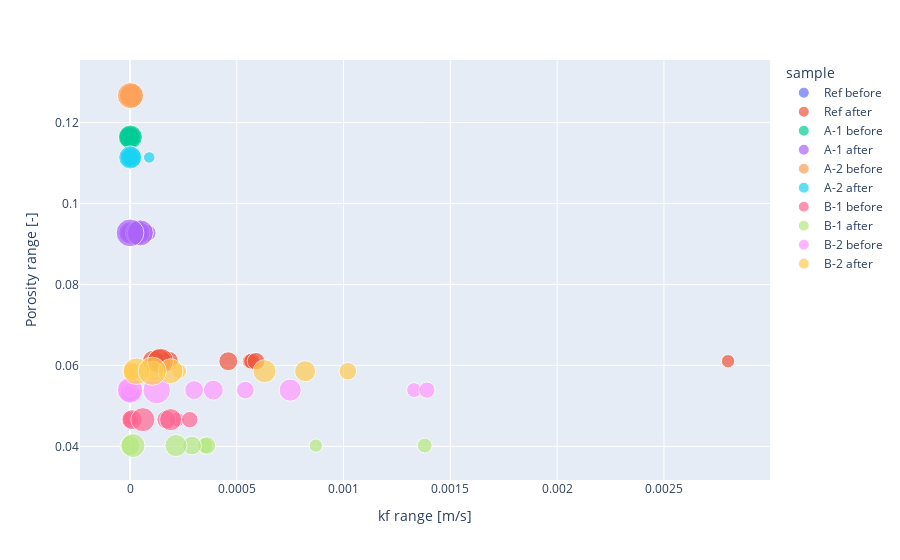

Notebook cell for this chart:
### Code cell
fig = px.scatter(df, 
           x='kf_range',
           y='porosity_range', 
           color='sample', 
           size='depth')

fig.update_layout(yaxis_title='Porosity range [-]',
                  xaxis_title='kf range [m/s]')

### Figure 1 — Plotly figure (JSON) as saved in the notebook; plotly's stock layout.template omitted (floating-point values rounded to 4 significant figures)
{"data": [{"hovertemplate": "sample=Ref before<br>kf_range=%{x}<br>porosity_range=%{y}<br>depth=%{marker.size}<extra></extra>", "legendgroup": "Ref before", "marker": {"color": "#636efa", "size": [0.12, 0.15, 0.18, 0.27], "sizemode": "area", "sizeref": 0.00135, "symbol": "circle"}, "mode": "markers", "name": "Ref before", "orientation": "v", "showlegend": true, "type": "scatter", "x": [1.7e-05, 0, 0, 2.3e-07], "xaxis": "x", "y": [0.05308, 0.05308, 0.05308, 0.05308], "yaxis": "y"}, {"hovertemplate": "sample=Ref after<br>kf_range=%{x}<br>porosity_range=%{y}<br>depth=%{marker.size}<extra></extra>", "legendgroup": "Ref after", "marker": {"color": "#EF553B", "size": [0.12, 0.15, 0.18, 0.21, 0.24, 0.27, 0.33, 0.39, 0.45], "sizemode": "area", "sizeref": 0.00135, "symbol": "circle"}, "mode": "markers", "name": "Ref after", "orientation": "v", "showlegend": true, "type": "scatter", "x": [0.0028, 0.00056, 0.00057, 0.00059, 0.00046, 0.00018, 0.00011, 0.000137, 0.000143], "xaxis": "x", "y": [0.06103, 0.06103, 0.06103, 0.06103, 0.06103, 0.06103, 0.06103, 0.06103, 0.06103], "yaxis": "y"}, {"hovertemplate": "sample=A-1 before<br>kf_range=%{x}<br>porosity_range=%{y}<br>depth=%{marker.size}<extra></extra>", "legendgroup": "A-1 before", "marker": {"color": "#00cc96", "size": [0.12, 0.15, 0.18, 0.24, 0.27, 0.33, 0.39], "sizemode": "area", "sizeref": 0.00135, "symbol": "circle"}, "mode": "markers", "name": "A-1 before", "orientation": "v", "showlegend": true, "type": "scatter", "x": [9.9e-06, 2.3e-05, 0, 2e-06, 1e-07, 2.2e-07, 1.7e-06], "xaxis": "x", "y": [0.1164, 0.1164, 0.1164, 0.1164, 0.1164, 0.1164, 0.1164], "yaxis": "y"}, {"hovertemplate": "sample=A-1 after<br>kf_range=%{x}<br>porosity_range=%{y}<br>depth=%{marker.size}<extra></extra>", "legendgroup": "A-1 after", "marker": {"color": "#ab63fa", "size": [0.16, 0.19, 0.22, 0.25, 0.28, 0.34, 0.4, 0.46, 0.52], "sizemode": "area", "sizeref": 0.00135, "symbol": "circle"}, "mode": "markers", "name": "A-1 after", "orientation": "v", "showlegend": true, "type": "scatter", "x": [4.9e-05, 8.3e-05, 0, 0, 3.6e-05, 0, 3.6e-05, 4.8e-05, 0], "xaxis": "x", "y": [0.09274, 0.09274, 0.09274, 0.09274, 0.09274, 0.09274, 0.09274, 0.09274, 0.09274], "yaxis": "y"}, {"hovertemplate": "sample=A-2 before<br>kf_range=%{x}<br>porosity_range=%{y}<br>depth=%{marker.size}<extra></extra>", "legendgroup": "A-2 before", "marker": {"color": "#FFA15A", "size": [0.19, 0.22, 0.25, 0.28, 0.31, 0.34, 0.4, 0.46], "sizemode": "area", "sizeref": 0.00135, "symbol": "circle"}, "mode": "markers", "name": "A-2 before", "orientation": "v", "showlegend": true, "type": "scatter", "x": [1.1e-05, 0, 1e-07, 1.1e-06, 3e-06, 2.5e-06, 7.52e-06, 1.5e-06], "xaxis": "x", "y": [0.1267, 0.1267, 0.1267, 0.1267, 0.1267, 0.1267, 0.1267, 0.1267], "yaxis": "y"}, {"hovertemplate": "sample=A-2 after<br>kf_range=%{x}<br>porosity_range=%{y}<br>depth=%{marker.size}<extra></extra>", "legendgroup": "A-2 after", "marker": {"color": "#19d3f3", "size": [0.09, 0.12, 0.15, 0.18, 0.21, 0.24, 0.3, 0.36], "sizemode": "area", "sizeref": 0.00135, "symbol": "circle"}, "mode": "markers", "name": "A-2 after", "orientation": "v", "showlegend": true, "type": "scatter", "x": [9e-05, 1.2e-05, 1.61e-05, 1.17e-05, 4.7e-06, 0, 4.3e-06, 1.07e-06], "xaxis": "x", "y": [0.1114, 0.1114, 0.1114, 0.1114, 0.1114, 0.1114, 0.1114, 0.1114], "yaxis": "y"}, {"hovertemplate": "sample=B-1 before<br>kf_range=%{x}<br>porosity_range=%{y}<br>depth=%{marker.size}<extra></extra>", "legendgroup": "B-1 before", "marker": {"color": "#FF6692", "size": [0.12, 0.15, 0.18, 0.21, 0.24, 0.27, 0.33, 0.39], "sizemode": "area", "sizeref": 0.00135, "symbol": "circle"}, "mode": "markers", "name": "B-1 before", "orientation": "v", "showlegend": true, "type": "scatter", "x": [0, 0.00022, 0.00028, 0, 0.00017, 1e-05, 0.00019, 6e-05], "xaxis": "x", "y": [0.0466, 0.0466, 0.0466, 0.0466, 0.0466, 0.0466, 0.0466, 0.0466], "yaxis": "y"}, {"hovertemplate": "sample=B-1 after<br>kf_range=%{x}<br>porosity_range=%{y}<br>depth=%{marker.size}<extra></extra>", "legendgroup": "B-1 after", "marker": {"color": "#B6E880", "size": [0.12, 0.15, 0.18, 0.21, 0.24, 0.27, 0.33, 0.39], "sizemode": "area", "sizeref": 0.00135, "symbol": "circle"}, "mode": "markers", "name": "B-1 after", "orientation": "v", "showlegend": true, "type": "scatter", "x": [0.00087, 0.00138, 0.00035, 0.00036, 0.00029, 0, 0.000215, 1.4e-05], "xaxis": "x", "y": [0.0402, 0.0402, 0.0402, 0.0402, 0.0402, 0.0402, 0.0402, 0.0402], "yaxis": "y"}, {"hovertemplate": "sample=B-2 before<br>kf_range=%{x}<br>porosity_range=%{y}<br>depth=%{marker.size}<extra></extra>", "legendgroup": "B-2 before", "marker": {"color": "#FF97FF", "size": [0.12, 0.15, 0.18, 0.21, 0.24, 0.27, 0.33, 0.39, 0.45, 0.51], "sizemode": "area", "sizeref": 0.00135, "symbol": "circle"}, "mode": "markers", "name": "B-2 before", "orientation": "v", "showlegend": true, "type": "scatter", "x": [0, 0.00133, 0.00139, 0.00054, 0.0003, 0.00039, 0.00075, 0, 0, 0.000125], "xaxis": "x", "y": [0.05389, 0.05389, 0.05389, 0.05389, 0.05389, 0.05389, 0.05389, 0.05389, 0.05389, 0.05389], "yaxis": "y"}, {"hovertemplate": "sample=B-2 after<br>kf_range=%{x}<br>porosity_range=%{y}<br>depth=%{marker.size}<extra></extra>", "legendgroup": "B-2 after", "marker": {"color": "#FECB52", "size": [0.15, 0.18, 0.21, 0.24, 0.27, 0.3, 0.36, 0.42, 0.48, 0.54], "sizemode": "area", "sizeref": 0.00135, "symbol": "circle"}, "mode": "markers", "name": "B-2 after", "orientation": "v", "showlegend": true, "type": "scatter", "x": [0.00023, 1e-05, 0.00102, 1e-05, 0.00011, 0.00082, 0.00063, 0.00019, 3e-05, 0.000104], "xaxis": "x", "y": [0.05857, 0.05857, 0.05857, 0.05857, 0.05857, 0.05857, 0.05857, 0.05857, 0.05857, 0.05857], "yaxis": "y"}], "layout": {"legend": {"itemsizing": "constant", "title": {"text": "sample"}, "tracegroupgap": 0}, "margin": {"t": 60}, "xaxis": {"anchor": "y", "domain": [0, 1], "title": {"text": "kf range [m/s]"}}, "yaxis": {"anchor": "x", "domain": [0, 1], "title": {"text": "Porosity range [-]"}}}}
